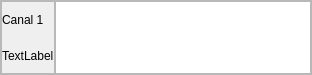
            <widget class="QFrame" name="channel1Frame">
             <property name="sizePolicy">
              <sizepolicy hsizetype="Preferred" vsizetype="Fixed">
               <horstretch>0</horstretch>
               <verstretch>0</verstretch>
              </sizepolicy>
             </property>
             <property name="maximumSize">
              <size>
               <width>16777215</width>
               <height>75</height>
              </size>
             </property>
             <property name="frameShape">
              <enum>QFrame::StyledPanel</enum>
             </property>
             <property name="frameShadow">
              <enum>QFrame::Raised</enum>
             </property>
             <layout class="QHBoxLayout" name="horizontalLayout_4">
              <property name="spacing">
               <number>0</number>
              </property>
              <property name="leftMargin">
               <number>0</number>
              </property>
              <property name="topMargin">
               <number>0</number>
              </property>
              <property name="rightMargin">
               <number>0</number>
              </property>
              <property name="bottomMargin">
               <number>0</number>
              </property>
              <item>
               <widget class="QFrame" name="channel1LabelFrame">
                <property name="sizePolicy">
                 <sizepolicy hsizetype="Fixed" vsizetype="Preferred">
                  <horstretch>0</horstretch>
                  <verstretch>0</verstretch>
                 </sizepolicy>
                </property>
                <property name="frameShape">
                 <enum>QFrame::StyledPanel</enum>
                </property>
                <property name="frameShadow">
                 <enum>QFrame::Raised</enum>
                </property>
                <layout class="QVBoxLayout" name="verticalLayout_10">
                 <property name="spacing">
                  <number>0</number>
                 </property>
                 <property name="leftMargin">
                  <number>0</number>
                 </property>
                 <property name="topMargin">
                  <number>0</number>
                 </property>
                 <property name="rightMargin">
                  <number>0</number>
                 </property>
                 <property name="bottomMargin">
                  <number>0</number>
                 </property>
                 <item>
                  <widget class="QLabel" name="channel1IDLabel">
                   <property name="minimumSize">
                    <size>
                     <width>25</width>
                     <height>0</height>
                    </size>
                   </property>
                   <property name="maximumSize">
                    <size>
                     <width>50</width>
                     <height>16777215</height>
                    </size>
                   </property>
                   <property name="text">
                    <string>Canal 1</string>
                   </property>
                  </widget>
                 </item>
                 <item>
                  <widget class="QLabel" name="channel1ProtocolLabel">
                   <property name="text">
                    <string>TextLabel</string>
                   </property>
                  </widget>
                 </item>
                </layout>
               </widget>
              </item>
              <item>
               <widget class="QGraphicsView" name="channel1GraphicsView">
                <property name="accessibleName">
                 <string>Canal 1</string>
                </property>
                <property name="frameShadow">
                 <enum>QFrame::Raised</enum>
                </property>
                <property name="verticalScrollBarPolicy">
                 <enum>Qt::ScrollBarAlwaysOff</enum>
                </property>
                <property name="horizontalScrollBarPolicy">
                 <enum>Qt::ScrollBarAlwaysOff</enum>
                </property>
               </widget>
              </item>
             </layout>
            </widget>
